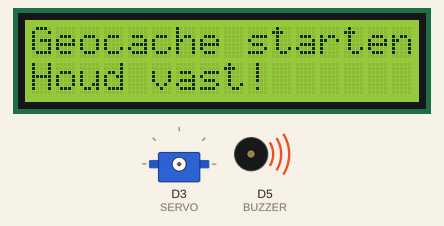
Recording of a sketch running on a simulated ESP8266 (Wemos D1 mini). Parts: 16×2 character LCD, servo, buzzer (waves = sounding).

Above: at 0.1 s.
At 1.6 s:
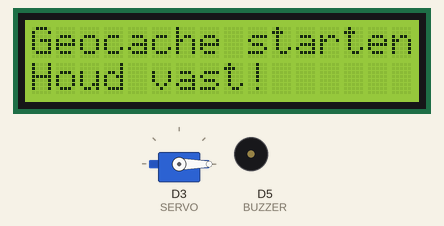
At 4.8 s:
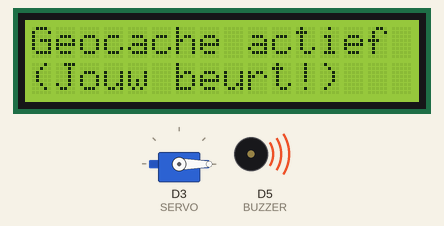
At 5.3 s:
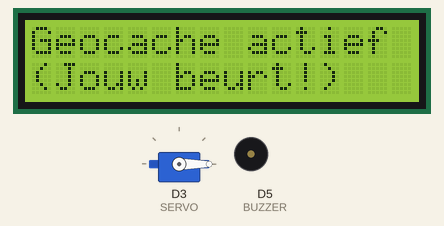
Timing chart, 0 to 6.8 s (numbered marks = the images above):
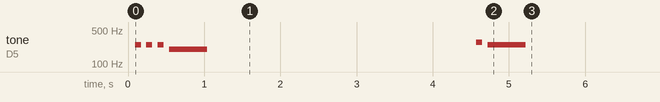

The sketch:

WEMOS_jd-c-geocache.ino
```cpp
//HW; WEMOS
//Wemos + LCD ca. 130mA | with servo; 600mA (!)

#include <ESP8266WiFi.h>
#include <WiFiClient.h>
#include <LiquidCrystal_I2C.h>
#include <Servo.h>

/* config */
const char *ssid = "Geo2";

#define SERVO D3 // Servo @ D3 (GPIO0)
#define BUZZER D5 // Piezospeaker @ D5 (GPIO14) | D0 (GPIO16) and D4 (GPIO2) causes failure during boot (?)

/* init handlers */ // Don't use Delay() within event handler
WiFiEventHandler stationConnectedHandler;
WiFiEventHandler stationDisconnectedHandler;

/* init led panel */
LiquidCrystal_I2C lcd(0x27, 16, 2);

// Instantiate servo
Servo myservo;

#define WELCOME 1 // welcome sound
#define YOURTURN 2
#define GOTIT 3
#define BYEBYE 4

#define OPEN 1
#define CLOSE 2

void setup() {

  // lcd setup
  lcd.begin();
  lcdSetText("Geocache starten!", "Houd vast!");
  playSound(WELCOME);

  myservo.attach(SERVO);  // attached servo
  myservo.write(0);  // servo to closed position
  // wait
  delay(1000);

  // start serial session
  Serial.begin(115200);

  // start wifi AP with event handlers
  WiFi.softAP(ssid);
  stationConnectedHandler = WiFi.onSoftAPModeStationConnected(&onStationConnected);
  stationDisconnectedHandler = WiFi.onSoftAPModeStationDisconnected(&onStationDisconnected);

  // wait
  delay(2000);

  // lcd
  lcdSetText("Geocache actief", "(Jouw beurt!)");
  playSound(YOURTURN);
}

void onStationConnected(const WiFiEventSoftAPModeStationConnected& evt) {

  // lcd
  lcdSetText("Verbonden", "      Mooi werk!");
  playSound(GOTIT);
  controlServo (OPEN);
}

void onStationDisconnected(const WiFiEventSoftAPModeStationDisconnected& evt) {

  // lcd
  lcdSetText("Doei!", "        Vaarwel!");
  playSound(BYEBYE);
  controlServo (CLOSE);
}

void lcdSetText(char lineOne[], char lineTwo[]) {
  lcd.clear();
  lcd.setCursor(0,0);
  lcd.print(lineOne);
  lcd.setCursor(0,1);
  lcd.print(lineTwo);
}

void loop() { }

void playSound (uint8_t sound){
  switch (sound) {
    case  WELCOME:
    //tatatadaa welcome
    tone(BUZZER, 250, 80); //pin, freq, duration
    delayLoop (150);
    tone(BUZZER, 250, 80);
    delayLoop (150);
    tone(BUZZER, 250, 80);
    delayLoop (150);
    tone(BUZZER, 200, 500);
    delayLoop (1000);
    break;

   case YOURTURN:
    tone(BUZZER, 280, 80); //pin, freq, duration
//    delay (150); // Delay can't used in event handler (causes crashes)
    delayLoop(150);
    tone(BUZZER, 250, 500);
    delayLoop (1000);
    break;

   case GOTIT:
    tone(BUZZER, 300, 80); //pin, freq, duration
    delayLoop(150);
    tone(BUZZER, 330, 500);
    delayLoop (1000);
    break;

  case BYEBYE:
    tone(BUZZER, 200, 80); //pin, freq, duration
    delayLoop (300);
    tone(BUZZER, 190, 80);
    delayLoop (300);
    tone(BUZZER, 180, 80);
    delayLoop (300);
    tone(BUZZER, 170, 750);
    delayLoop (1000);
    break;
  }

}

void controlServo (uint8_t servoPosition)
{
switch (servoPosition) {
    case OPEN:
     myservo.write(180);
      break;

    case CLOSE:
      myservo.write(0);
      break;
  }
}

// The Delay function can't used in event handler (causes crashes) - while loop is ok
void delayLoop(unsigned long milliSeconds)
{
   const unsigned long start = millis();
   while (true)
   {
       unsigned long now = millis();
       if (now - start >= milliSeconds) return;
   }
}
```
